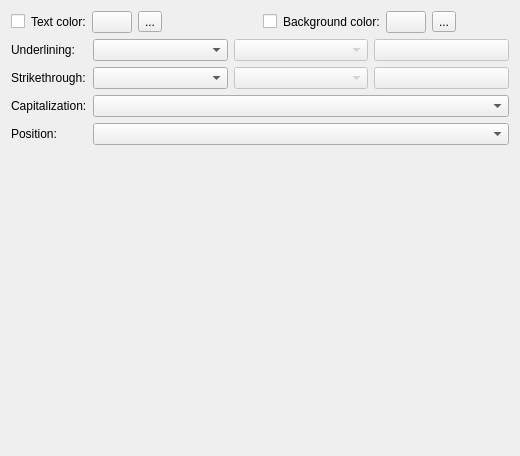
<?xml version="1.0" encoding="UTF-8"?>
<ui version="4.0">
 <class>CharacterHighlighting</class>
 <widget class="QWidget" name="CharacterHighlighting">
  <property name="geometry">
   <rect>
    <x>0</x>
    <y>0</y>
    <width>520</width>
    <height>456</height>
   </rect>
  </property>
  <layout class="QVBoxLayout">
   <item>
    <layout class="QGridLayout" name="fontLayout"/>
   </item>
   <item>
    <layout class="QHBoxLayout">
     <item>
      <layout class="QHBoxLayout" stretch="0,0,0,0,1">
       <item>
        <widget class="QCheckBox" name="enableText"/>
       </item>
       <item>
        <widget class="QLabel" name="textColorLabel">
         <property name="text">
          <string>Text color:</string>
         </property>
         <property name="buddy">
          <cstring>textColor</cstring>
         </property>
        </widget>
       </item>
       <item>
        <widget class="KColorButton" name="textColor"/>
       </item>
       <item>
        <widget class="QToolButton" name="resetTextColor">
         <property name="text">
          <string>...</string>
         </property>
        </widget>
       </item>
       <item>
        <spacer>
         <property name="orientation">
          <enum>Qt::Horizontal</enum>
         </property>
         <property name="sizeHint" stdset="0">
          <size>
           <width>0</width>
           <height>0</height>
          </size>
         </property>
        </spacer>
       </item>
      </layout>
     </item>
     <item>
      <layout class="QHBoxLayout" stretch="0,0,0,0,1">
       <item>
        <widget class="QCheckBox" name="enableBackground">
         <property name="text">
          <string/>
         </property>
        </widget>
       </item>
       <item>
        <widget class="QLabel" name="backgroundColorLabel">
         <property name="text">
          <string>Background color:</string>
         </property>
         <property name="buddy">
          <cstring>backgroundColor</cstring>
         </property>
        </widget>
       </item>
       <item>
        <widget class="KColorButton" name="backgroundColor"/>
       </item>
       <item>
        <widget class="QToolButton" name="resetBackground">
         <property name="text">
          <string>...</string>
         </property>
        </widget>
       </item>
       <item>
        <spacer>
         <property name="orientation">
          <enum>Qt::Horizontal</enum>
         </property>
         <property name="sizeHint" stdset="0">
          <size>
           <width>0</width>
           <height>0</height>
          </size>
         </property>
        </spacer>
       </item>
      </layout>
     </item>
    </layout>
   </item>
   <item>
    <layout class="QFormLayout">
     <item row="0" column="0">
      <widget class="QLabel">
       <property name="text">
        <string>Underlining:</string>
       </property>
       <property name="buddy">
        <cstring>underlineStyle</cstring>
       </property>
      </widget>
     </item>
     <item row="0" column="1">
      <layout class="QHBoxLayout">
       <item>
        <widget class="KComboBox" name="underlineStyle"/>
       </item>
       <item>
        <widget class="KComboBox" name="underlineLineStyle">
         <property name="enabled">
          <bool>false</bool>
         </property>
        </widget>
       </item>
       <item>
        <widget class="KColorButton" name="underlineColor">
         <property name="enabled">
          <bool>false</bool>
         </property>
        </widget>
       </item>
      </layout>
     </item>
     <item row="1" column="0">
      <widget class="QLabel">
       <property name="text">
        <string>Strikethrough:</string>
       </property>
       <property name="buddy">
        <cstring>strikethroughType</cstring>
       </property>
      </widget>
     </item>
     <item row="1" column="1">
      <layout class="QHBoxLayout">
       <item>
        <widget class="QComboBox" name="strikethroughType"/>
       </item>
       <item>
        <widget class="QComboBox" name="strikethroughLineStyle">
         <property name="enabled">
          <bool>false</bool>
         </property>
        </widget>
       </item>
       <item>
        <widget class="KColorButton" name="strikethroughColor">
         <property name="enabled">
          <bool>false</bool>
         </property>
        </widget>
       </item>
      </layout>
     </item>
     <item row="2" column="0">
      <widget class="QLabel">
       <property name="text">
        <string>Capitalization:</string>
       </property>
       <property name="buddy">
        <cstring>capitalizationList</cstring>
       </property>
      </widget>
     </item>
     <item row="2" column="1">
      <widget class="QComboBox" name="capitalizationList"/>
     </item>
     <item row="3" column="0">
      <widget class="QLabel">
       <property name="text">
        <string comment="Character position">Position:</string>
       </property>
       <property name="buddy">
        <cstring>positionList</cstring>
       </property>
      </widget>
     </item>
     <item row="3" column="1">
      <widget class="QComboBox" name="positionList"/>
     </item>
    </layout>
   </item>
   <item>
    <spacer>
     <property name="orientation">
      <enum>Qt::Vertical</enum>
     </property>
     <property name="sizeHint" stdset="0">
      <size>
       <width>0</width>
       <height>0</height>
      </size>
     </property>
    </spacer>
   </item>
  </layout>
 </widget>
 <customwidgets>
  <customwidget>
   <class>KColorButton</class>
   <extends>QPushButton</extends>
   <header>kcolorbutton.h</header>
   <container>1</container>
  </customwidget>
  <customwidget>
   <class>KComboBox</class>
   <extends>QComboBox</extends>
   <header>kcombobox.h</header>
  </customwidget>
 </customwidgets>
 <resources/>
 <connections/>
</ui>
